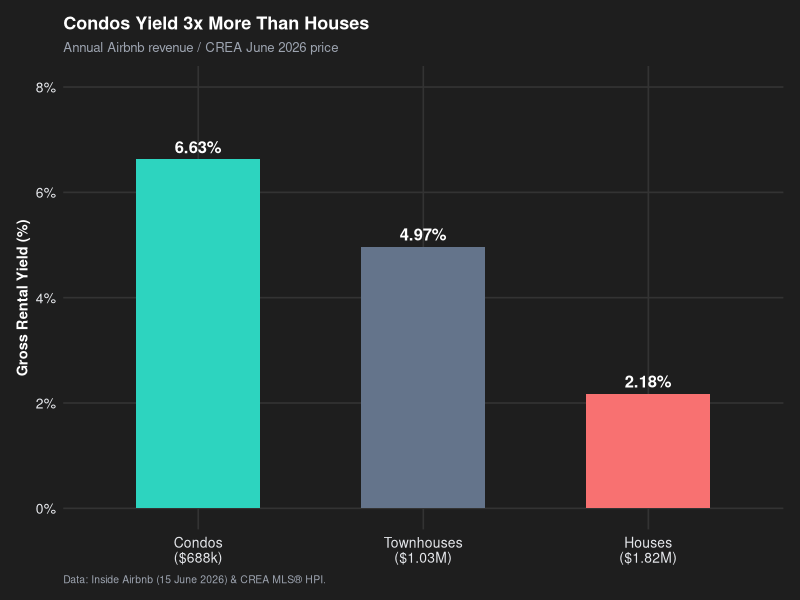
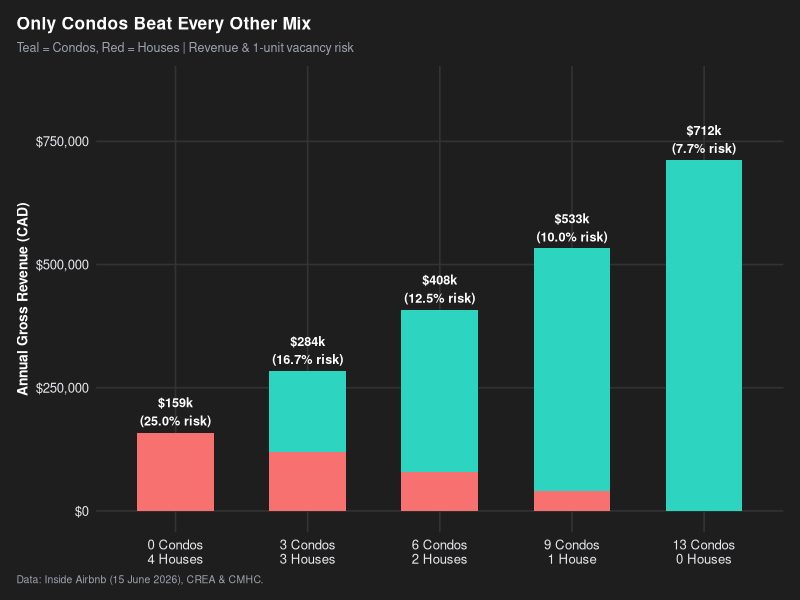
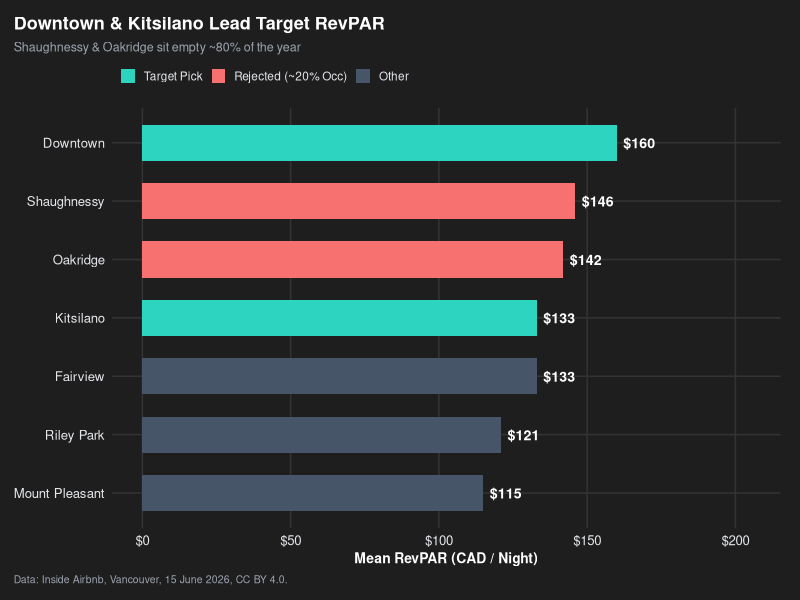

These figures' R source, in order:
library(tidyverse)
library(scales)

theme_dark_square <- theme_minimal(base_size = 12) +
  theme(
    plot.background   = element_rect(fill = "#1E1E1E", color = NA),
    panel.background  = element_rect(fill = "#1E1E1E", color = NA),
    panel.grid.major  = element_line(color = "#333333"),
    panel.grid.minor  = element_blank(),
    text              = element_text(color = "#FFFFFF"),
    axis.text         = element_text(color = "#E5E7EB", size = 10),
    axis.title        = element_text(color = "#FFFFFF", face = "bold", size = 10.5),
    plot.title        = element_text(face = "bold", size = 13, color = "#FFFFFF"),
    plot.subtitle     = element_text(size = 9.5, color = "#9CA3AF", margin = margin(b = 8)),
    plot.caption      = element_text(size = 7.5, color = "#9CA3AF", hjust = 0),
    plot.margin       = margin(12, 12, 10, 12)
  )

# 1
p_yield <- tibble(
  type = factor(c("Condos\n($688k)", "Townhouses\n($1.03M)", "Houses\n($1.82M)"),
                levels = c("Condos\n($688k)", "Townhouses\n($1.03M)", "Houses\n($1.82M)")),
  yield = c(6.63, 4.97, 2.18)
) |>
  ggplot(aes(type, yield, fill = type)) +
  geom_col(width = 0.55, show.legend = FALSE) +
  geom_text(aes(label = paste0(yield, "%")), vjust = -0.5, color = "#FFFFFF", fontface = "bold", size = 4.2) +
  scale_y_continuous(limits = c(0, 8), labels = \(x) paste0(x, "%")) +
  scale_fill_manual(values = c("#2DD4BF", "#64748B", "#F87171")) +
  labs(title = "Condos Yield 3x More Than Houses",
       subtitle = "Annual Airbnb revenue / CREA June 2026 price",
       x = NULL, y = "Gross Rental Yield (%)",
       caption = "Data: Inside Airbnb (15 June 2026) & CREA MLS® HPI.") +
  theme_dark_square
ggsave("chart_yield_by_type.png", p_yield, width = 5, height = 5, dpi = 300)

# 2
df_frontier_totals <- tibble(
  mix = factor(
    c("0 Condos\n4 Houses", "3 Condos\n3 Houses", "6 Condos\n2 Houses", "9 Condos\n1 House", "13 Condos\n0 Houses"),
    levels = c("0 Condos\n4 Houses", "3 Condos\n3 Houses", "6 Condos\n2 Houses", "9 Condos\n1 House", "13 Condos\n0 Houses")
  ),
  total_rev = c(159132, 283651, 408170, 532689, 711889),
  risk      = c("25.0%", "16.7%", "12.5%", "10.0%", "7.7%")
)

df_frontier_stack <- tibble(
  mix = factor(
    rep(c("0 Condos\n4 Houses", "3 Condos\n3 Houses", "6 Condos\n2 Houses", "9 Condos\n1 House", "13 Condos\n0 Houses"), each = 2),
    levels = c("0 Condos\n4 Houses", "3 Condos\n3 Houses", "6 Condos\n2 Houses", "9 Condos\n1 House", "13 Condos\n0 Houses")
  ),
  asset_type = factor(rep(c("Condos", "Houses"), times = 5), levels = c("Condos", "Houses")),
  part_rev   = c(
    0,      159132,
    164302, 119349,
    328604,  79566,
    492906,  39783,
    711889,      0
  )
)

p_frontier <- ggplot() +
  geom_col(
    data = df_frontier_stack,
    aes(x = mix, y = part_rev, fill = asset_type),
    width = 0.58,
    show.legend = FALSE
  ) +
  geom_text(
    data = df_frontier_totals,
    aes(x = mix, y = total_rev, label = paste0("$", round(total_rev / 1000), "k\n(", risk, " risk)")),
    vjust = -0.25,
    color = "#FFFFFF",
    fontface = "bold",
    size = 3.2
  ) +
  scale_y_continuous(limits = c(0, 860000), labels = dollar_format()) +
  scale_fill_manual(values = c("Condos" = "#2DD4BF", "Houses" = "#F87171")) +
  labs(
    title    = "Only Condos Beat Every Other Mix",
    subtitle = "Teal = Condos, Red = Houses | Revenue & 1-unit vacancy risk",
    x = NULL, y = "Annual Gross Revenue (CAD)",
    caption  = "Data: Inside Airbnb (15 June 2026), CREA & CMHC."
  ) +
  theme_minimal(base_size = 12) +
  theme(
    plot.background       = element_rect(fill = "#1E1E1E", color = NA),
    panel.background      = element_rect(fill = "#1E1E1E", color = NA),
    panel.grid.major      = element_line(color = "#333333"),
    panel.grid.minor      = element_blank(),
    text                  = element_text(color = "#FFFFFF"),
    axis.text             = element_text(color = "#E5E7EB", size = 9.5),
    axis.title            = element_text(color = "#FFFFFF", face = "bold", size = 10),
    plot.title.position   = "plot",
    plot.caption.position = "plot",
    plot.title            = element_text(face = "bold", size = 12.5, color = "#FFFFFF"),
    plot.subtitle         = element_text(size = 9, color = "#9CA3AF", margin = margin(b = 8)),
    plot.caption          = element_text(size = 7.5, color = "#9CA3AF", hjust = 0),
    plot.margin           = margin(12, 12, 10, 12)
  )
ggsave("chart_strategy_tradeoff.png", p_frontier, width = 5, height = 5, dpi = 300)

# 3
df_where <- tibble(
  neighbourhood = c("Downtown", "Shaughnessy", "Oakridge", "Kitsilano", "Fairview", "Riley Park", "Mount Pleasant"),
  mean_revpar   = c(160, 146, 142, 133, 133, 121, 115),
  status        = factor(
    c("Target Pick", "Rejected (~20% Occ)", "Rejected (~20% Occ)", "Target Pick", "Other", "Other", "Other"),
    levels = c("Target Pick", "Rejected (~20% Occ)", "Other")
  )
)
p_where <- ggplot(df_where, aes(x = reorder(neighbourhood, mean_revpar), y = mean_revpar, fill = status)) +
  geom_col(width = 0.62) +
  geom_text(aes(label = paste0("$", mean_revpar)), hjust = -0.2, color = "#FFFFFF", fontface = "bold", size = 3.6) +
  coord_flip() +
  scale_y_continuous(limits = c(0, 205), labels = dollar_format()) +
  scale_fill_manual(values = c(
    "Target Pick"         = "#2DD4BF",
    "Rejected (~20% Occ)" = "#F87171",
    "Other"               = "#475569"
  )) +
  labs(
    title    = "Downtown & Kitsilano Lead Target RevPAR",
    subtitle = "Shaughnessy & Oakridge sit empty ~80% of the year",
    x = NULL, y = "Mean RevPAR (CAD / Night)",
    caption  = "Data: Inside Airbnb, Vancouver, 15 June 2026, CC BY 4.0."
  ) +
  theme_minimal(base_size = 11.5) +
  theme(
    plot.background       = element_rect(fill = "#1E1E1E", color = NA),
    panel.background      = element_rect(fill = "#1E1E1E", color = NA),
    panel.grid.major      = element_line(color = "#333333"),
    panel.grid.minor      = element_blank(),
    text                  = element_text(color = "#FFFFFF"),
    axis.text             = element_text(color = "#E5E7EB", size = 9.5),
    axis.title            = element_text(color = "#FFFFFF", face = "bold", size = 10),
    plot.title.position   = "plot",
    plot.caption.position = "plot",
    plot.title            = element_text(face = "bold", size = 13, color = "#FFFFFF"),
    plot.subtitle         = element_text(size = 9, color = "#9CA3AF", margin = margin(b = 4)),
    plot.caption          = element_text(size = 7.5, color = "#9CA3AF", hjust = 0),
    legend.position       = "top",
    legend.justification  = "left",
    legend.title          = element_blank(),
    legend.text           = element_text(size = 8.5, color = "#E5E7EB"),
    legend.key.size       = unit(0.4, "cm"),
    plot.margin           = margin(12, 14, 10, 10)
  )
ggsave("chart_where_revpar.png", p_where, width = 5, height = 5, dpi = 300)
